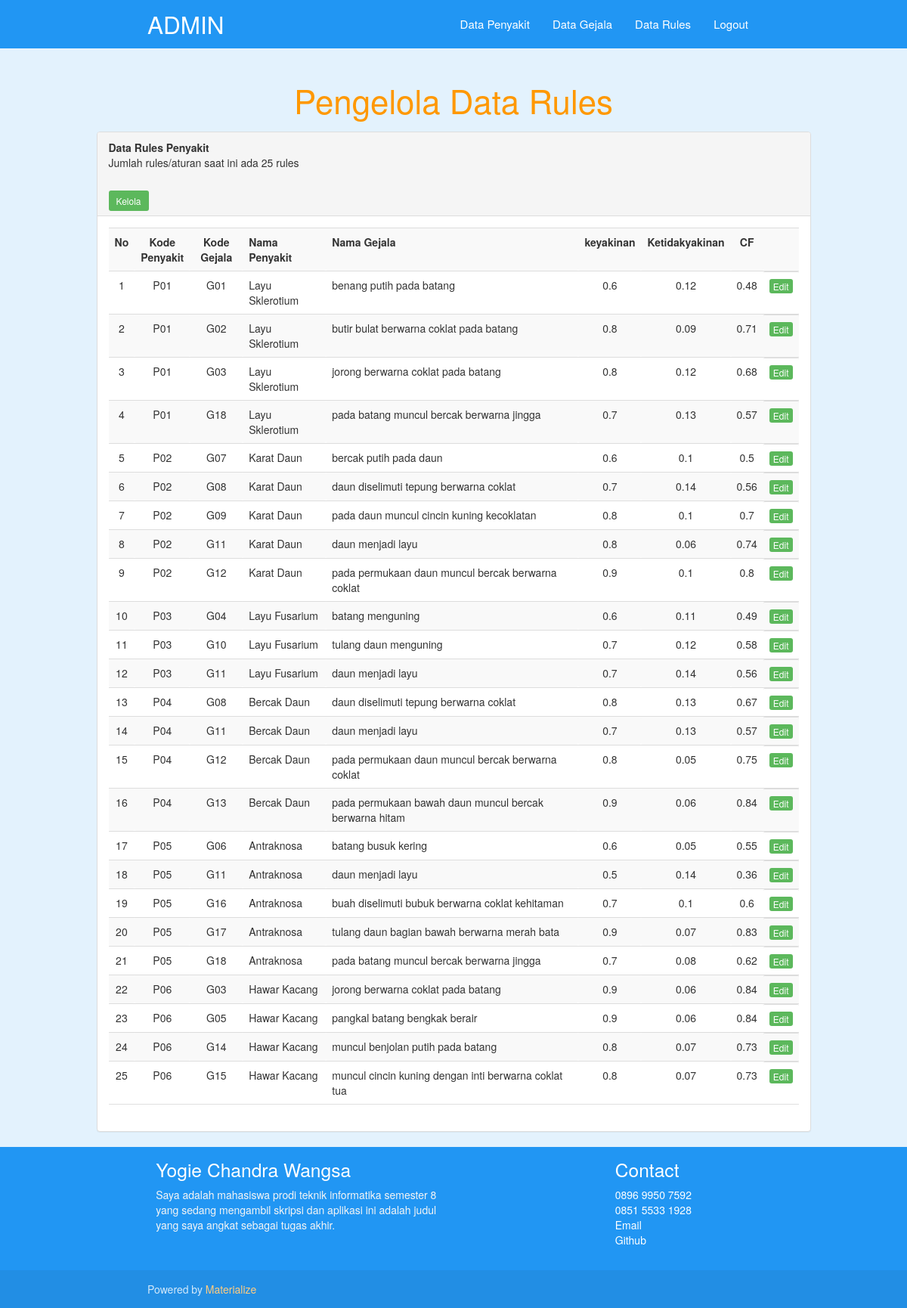
The page /pakar/rulesTampil.php (signed in) on the database its author committed.
### tables this page shows
CREATE TABLE `rules_penyakit` (
  `id_rules` int(9) NOT NULL,
  `id_penyakit` char(3) NOT NULL,
  `id_gejala` char(3) NOT NULL,
  `keyakinan` float DEFAULT NULL,
  `ketidakyakinan` float DEFAULT NULL,
  `CF` float DEFAULT NULL
);

CREATE TABLE `penyakit` (
  `id_penyakit` char(3) NOT NULL,
  `nama_penyakit` varchar(30) NOT NULL,
  `info_penyakit` text NOT NULL,
  `penanganan` text NOT NULL,
  `gambar` varchar(100) NOT NULL
);

CREATE TABLE `gejala` (
  `id_gejala` char(3) NOT NULL,
  `nama_gejala` varchar(100) NOT NULL
);

### pakar/rulesTampil.php (the view, shortened to what this page needs)
<?php
include "../koneksi.php";
?>
<!DOCTYPE html>
<html lang="en">
<head>
  <link href="../css/bootstrap.css" type="text/css" rel="stylesheet" media="screen, projection"/>
  <link href="../css/materialize.css" type="text/css" rel="stylesheet" media="screen,projection"/>
  <link href="../css/style.css" type="text/css" rel="stylesheet" media="screen,projection"/>
</head>
<body>
    <nav class="blue" role="navigation">
        <div class="nav-wrapper container "><a id="logo-container" href="index.php" class="brand-logo">ADMIN</a>
            <ul class="right hide-on-med-and-down">
                <li><a href="penyakitTampil.php">Data Penyakit</a></li>
                <li><a href="gejalaTampil.php">Data Gejala</a></li>
                <li><a href="rulesTampil.php">Data Rules</a></li>
                <li><a href="logout.php" onclick="return confirm('Yakin Mau Logout..?');" target="_self">Logout</a></li>
            </ul>
        </div>
    </nav>
    <div class="col-md-12 blue lighten-5">
        <div class="section no-pad-bot container" id="index-banner">
            <div>
                <h3 class="header center orange-text">Pengelola Data Rules</h3>
            </div>
        </div>
    </div>
    <div class="col-md-12 #e3f2fd blue lighten-5">
        <div class="col-md-10 col-md-offset-1 content">
            <div class="panel panel-default">
                <div class="panel-heading">
                    <b>Data Rules Penyakit</b>
                    <?php
                        $sql = "SELECT * from rules_penyakit";
                        $query = mysqli_query($koneksi, $sql);
                        $row = mysqli_num_rows($query);
                        echo "<p>Jumlah rules/aturan saat ini ada $row rules</p>";
                    ?>
                    <br>
                    <a href="rulesTambah.php" class="btn-sm btn-success" target="_self">Kelola</a>
                </div>
                <div class="panel-body">
                    <table class="table table-striped" id="table">
                        <tr>
                            <th width="28">No</th>
                            <th width="70" class="center">Kode Penyakit</th>
                            <th width="70" class="center">Kode Gejala</th>
                            <th>Nama Penyakit</th>
                            <th>Nama Gejala</th>
                            <th class="center">keyakinan</th>
                            <th class="center">Ketidakyakinan</th>
                            <th class="center">CF</th>
                            <th></th>
                        </tr>
                        <?php
                            $sql = "SELECT rules_penyakit.*, penyakit.nama_penyakit, gejala.nama_gejala
                                    from rules_penyakit, gejala, penyakit
                                    where gejala.id_gejala = rules_penyakit.id_gejala
                                    and  penyakit.id_penyakit = rules_penyakit.id_penyakit
                                    order by id_penyakit, id_gejala";
                            $query = mysqli_query($koneksi, $sql);
                            $no = 0;
                            while($result = mysqli_fetch_array($query)){
                                $no++;
                        ?>
                        <tr>
                            <td class="center"><?php echo $no;?></td>
                            <td style="text-align: center"><?php echo $result['id_penyakit'];?></td>
                            <td style="text-align: center"><?php echo $result['id_gejala'];?></td>
                            <td><?php echo $result['nama_penyakit'];?></td>
                            <td><?php echo $result['nama_gejala'];?></td>
                            <td class="center"><?php echo $result['keyakinan'];?></td>
                            <td class="center"><?php echo $result['ketidakyakinan'];?></td>
                            <td class="center"><?php echo $result['CF'];?></td>
                            <td class="right">
                            <a class="btn-xs btn-success raised" href="rulesEdit.php?kdubah=<?php echo $result['id_rules']; ?>" target="_self">Edit</a>
                            </td>
                        </tr>
                        <?php
                            }
                        ?>
                    </table>
                </div>
            </div>
        </div>
    </div>
    <footer class="page-footer blue">
      <div class="container">
        <div class="row">
          <div class="col l6 s12">
            <h5 class="white-text">Yogie Chandra Wangsa</h5>
            <p class="grey-text text-lighten-4">Saya adalah mahasiswa prodi teknik informatika semester 8 yang sedang mengambil skripsi dan aplikasi ini adalah judul yang saya angkat sebagai tugas akhir.</p>
          </div>
          <div class="col l3 s12">
          </div>
          <div class="col l3 s12">
            <h5 class="white-text">Contact</h5>
            <ul>
              <li><a class="white-text" href="#!">0896 9950 7592</a></li>
              <li><a class="white-text" href="#!">0851 5533 1928</a></li>
              <li><a class="white-text" href="http://Yogie.chandra@matanauniversity.ac.id">Email</a></li>
              <li><a class="white-text" href="http://github.com/yogiekun">Github</a></li>
            </ul>
          </div>
        </div>
      </div>
      <div class="footer-copyright">
        <div class="container">
        Powered by <a class="orange-text text-lighten-3" href="http://materializecss.com">Materialize</a>
        </div>
      </div>
    </footer>
  </body>
</html>

### css/style.css (style rules this page uses)
a { text-decoration: none; }

### rows shown on the page
rules_penyakit: id_penyakit "P01", id_gejala "G01", id_penyakit.nama_penyakit "Layu Sklerotium", id_gejala.nama_gejala "benang putih pada batang", keyakinan "0.6", ketidakyakinan "0.12", CF "0.48"
rules_penyakit: id_penyakit "P01", id_gejala "G02", id_penyakit.nama_penyakit "Layu Sklerotium", id_gejala.nama_gejala "butir bulat berwarna coklat pada batang", keyakinan "0.8", ketidakyakinan "0.09", CF "0.71"
rules_penyakit: id_penyakit "P01", id_gejala "G03", id_penyakit.nama_penyakit "Layu Sklerotium", id_gejala.nama_gejala "jorong berwarna coklat pada batang", keyakinan "0.8", ketidakyakinan "0.12", CF "0.68"
rules_penyakit: id_penyakit "P01", id_gejala "G18", id_penyakit.nama_penyakit "Layu Sklerotium", id_gejala.nama_gejala "pada batang muncul bercak berwarna jingga", keyakinan "0.7", ketidakyakinan "0.13", CF "0.57"
rules_penyakit: id_penyakit "P02", id_gejala "G07", id_penyakit.nama_penyakit "Karat Daun", id_gejala.nama_gejala "bercak putih pada daun", keyakinan "0.6", ketidakyakinan "0.1", CF "0.5"
rules_penyakit: id_penyakit "P02", id_gejala "G08", id_penyakit.nama_penyakit "Karat Daun", id_gejala.nama_gejala "daun diselimuti tepung berwarna coklat", keyakinan "0.7", ketidakyakinan "0.14", CF "0.56"
rules_penyakit: id_penyakit "P02", id_gejala "G09", id_penyakit.nama_penyakit "Karat Daun", id_gejala.nama_gejala "pada daun muncul cincin kuning kecoklatan", keyakinan "0.8", ketidakyakinan "0.1", CF "0.7"
rules_penyakit: id_penyakit "P02", id_gejala "G11", id_penyakit.nama_penyakit "Karat Daun", id_gejala.nama_gejala "daun menjadi layu", keyakinan "0.8", ketidakyakinan "0.06", CF "0.74"
rules_penyakit: id_penyakit "P02", id_gejala "G12", id_penyakit.nama_penyakit "Karat Daun", id_gejala.nama_gejala "pada permukaan daun muncul bercak berwarna coklat", keyakinan "0.9", ketidakyakinan "0.1", CF "0.8"
rules_penyakit: id_penyakit "P03", id_gejala "G04", id_penyakit.nama_penyakit "Layu Fusarium", id_gejala.nama_gejala "batang menguning", keyakinan "0.6", ketidakyakinan "0.11", CF "0.49"
rules_penyakit: id_penyakit "P03", id_gejala "G10", id_penyakit.nama_penyakit "Layu Fusarium", id_gejala.nama_gejala "tulang daun menguning", keyakinan "0.7", ketidakyakinan "0.12", CF "0.58"
rules_penyakit: id_penyakit "P03", id_gejala "G11", id_penyakit.nama_penyakit "Layu Fusarium", id_gejala.nama_gejala "daun menjadi layu", keyakinan "0.7", ketidakyakinan "0.14", CF "0.56"
rules_penyakit: id_penyakit "P04", id_gejala "G08", id_penyakit.nama_penyakit "Bercak Daun", id_gejala.nama_gejala "daun diselimuti tepung berwarna coklat", keyakinan "0.8", ketidakyakinan "0.13", CF "0.67"
rules_penyakit: id_penyakit "P04", id_gejala "G11", id_penyakit.nama_penyakit "Bercak Daun", id_gejala.nama_gejala "daun menjadi layu", keyakinan "0.7", ketidakyakinan "0.13", CF "0.57"
rules_penyakit: id_penyakit "P04", id_gejala "G12", id_penyakit.nama_penyakit "Bercak Daun", id_gejala.nama_gejala "pada permukaan daun muncul bercak berwarna coklat", keyakinan "0.8", ketidakyakinan "0.05", CF "0.75"
rules_penyakit: id_penyakit "P04", id_gejala "G13", id_penyakit.nama_penyakit "Bercak Daun", id_gejala.nama_gejala "pada permukaan bawah daun muncul bercak berwarna hitam", keyakinan "0.9", ketidakyakinan "0.06", CF "0.84"
rules_penyakit: id_penyakit "P05", id_gejala "G06", id_penyakit.nama_penyakit "Antraknosa", id_gejala.nama_gejala "batang busuk kering", keyakinan "0.6", ketidakyakinan "0.05", CF "0.55"
rules_penyakit: id_penyakit "P05", id_gejala "G11", id_penyakit.nama_penyakit "Antraknosa", id_gejala.nama_gejala "daun menjadi layu", keyakinan "0.5", ketidakyakinan "0.14", CF "0.36"
rules_penyakit: id_penyakit "P05", id_gejala "G16", id_penyakit.nama_penyakit "Antraknosa", id_gejala.nama_gejala "buah diselimuti bubuk berwarna coklat kehitaman", keyakinan "0.7", ketidakyakinan "0.1", CF "0.6"
rules_penyakit: id_penyakit "P05", id_gejala "G17", id_penyakit.nama_penyakit "Antraknosa", id_gejala.nama_gejala "tulang daun bagian bawah berwarna merah bata", keyakinan "0.9", ketidakyakinan "0.07", CF "0.83"
rules_penyakit: id_penyakit "P05", id_gejala "G18", id_penyakit.nama_penyakit "Antraknosa", id_gejala.nama_gejala "pada batang muncul bercak berwarna jingga", keyakinan "0.7", ketidakyakinan "0.08", CF "0.62"
rules_penyakit: id_penyakit "P06", id_gejala "G03", id_penyakit.nama_penyakit "Hawar Kacang", id_gejala.nama_gejala "jorong berwarna coklat pada batang", keyakinan "0.9", ketidakyakinan "0.06", CF "0.84"
rules_penyakit: id_penyakit "P06", id_gejala "G05", id_penyakit.nama_penyakit "Hawar Kacang", id_gejala.nama_gejala "pangkal batang bengkak berair", keyakinan "0.9", ketidakyakinan "0.06", CF "0.84"
rules_penyakit: id_penyakit "P06", id_gejala "G14", id_penyakit.nama_penyakit "Hawar Kacang", id_gejala.nama_gejala "muncul benjolan putih pada batang", keyakinan "0.8", ketidakyakinan "0.07", CF "0.73"
rules_penyakit: id_penyakit "P06", id_gejala "G15", id_penyakit.nama_penyakit "Hawar Kacang", id_gejala.nama_gejala "muncul cincin kuning dengan inti berwarna coklat tua", keyakinan "0.8", ketidakyakinan "0.07", CF "0.73"

### other values the page prints
$row "25"
